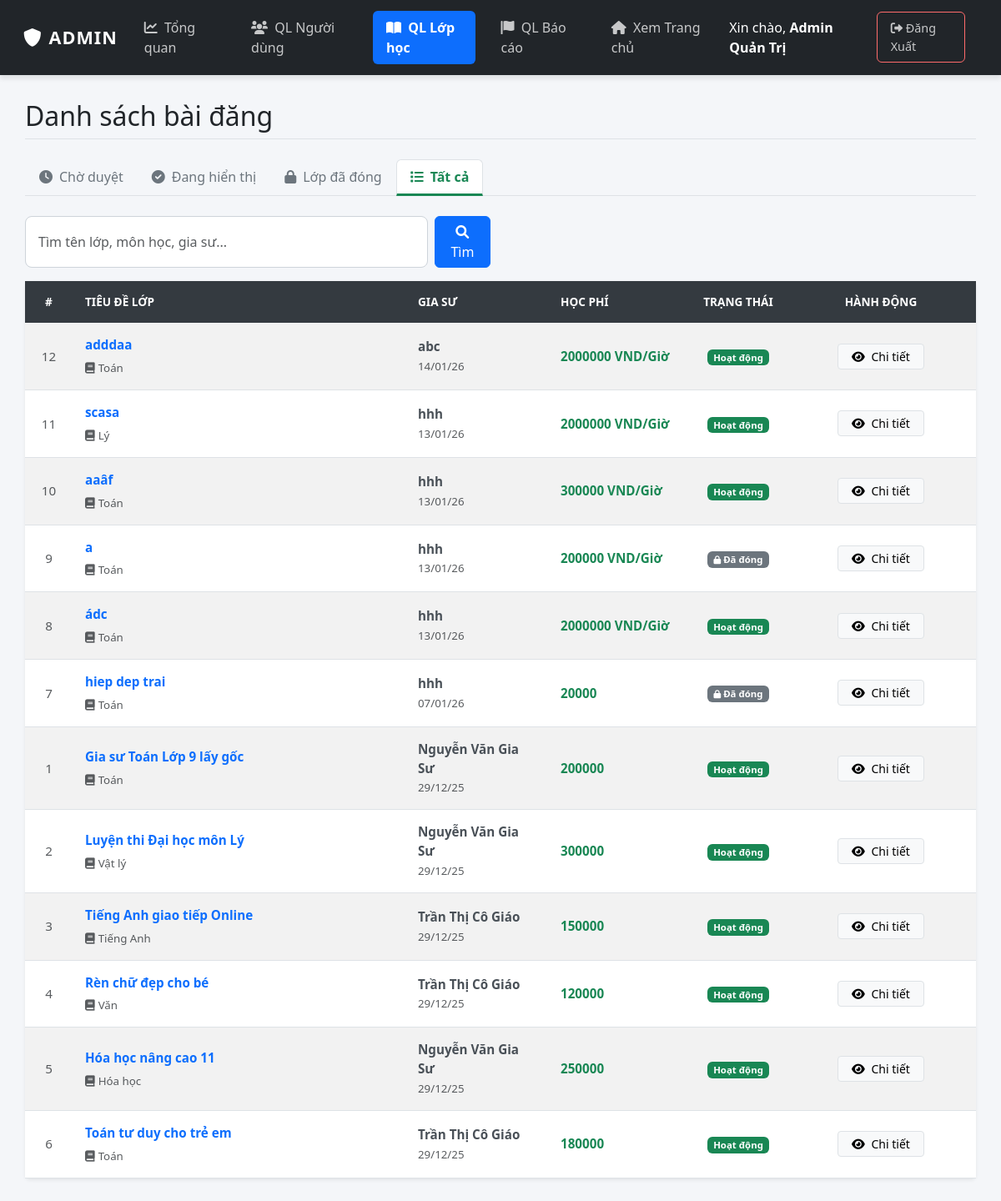
The app's page /N14Lurny/admin/classes.php (signed in), older data.
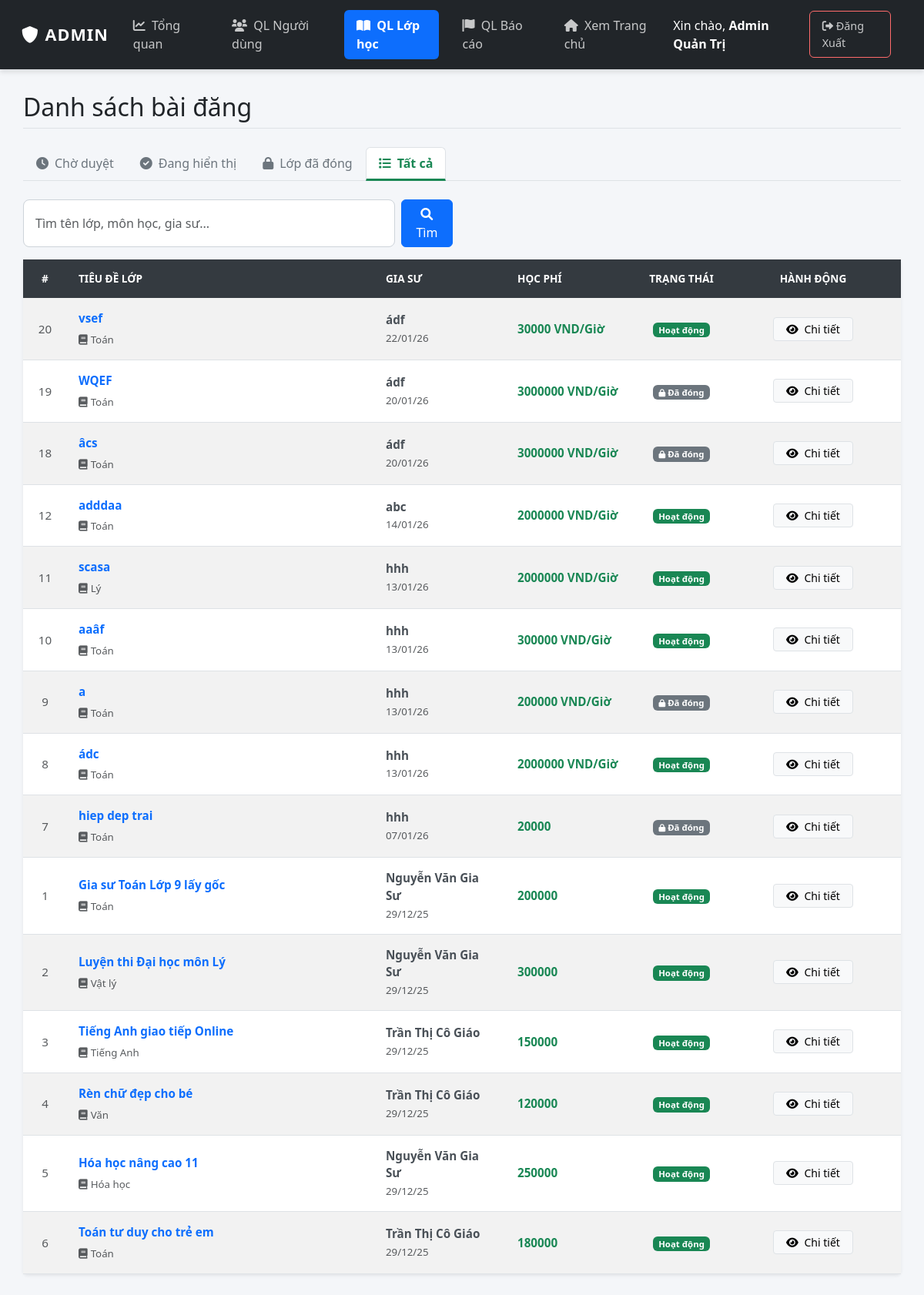
The same page, newer data.
### tables this page shows
CREATE TABLE `classes` (
  `id` int(11) NOT NULL,
  `tutor_id` int(11) NOT NULL,
  `title` varchar(255) NOT NULL,
  `subject` varchar(100) NOT NULL,
  `grade` varchar(50) NOT NULL,
  `price` varchar(255) DEFAULT NULL,
  `description` text DEFAULT NULL,
  `method` varchar(50) NOT NULL DEFAULT 'Offline' COMMENT 'Online hoặc Offline',
  `location` varchar(100) NOT NULL DEFAULT 'TP. Hồ Chí Minh' COMMENT 'Quận/Huyện tại TP.HCM',
  `status` enum('pending','active','hidden','closed','rejected') DEFAULT 'pending',
  `max_students` int(11) NOT NULL DEFAULT 1,
  `start_date` date DEFAULT NULL,
  `end_date` date DEFAULT NULL,
  `created_at` timestamp NOT NULL DEFAULT current_timestamp()
);

CREATE TABLE `users` (
  `id` int(11) NOT NULL,
  `full_name` varchar(100) NOT NULL,
  `email` varchar(100) NOT NULL,
  `password` varchar(255) NOT NULL,
  `role` enum('admin','tutor','student') NOT NULL DEFAULT 'student',
  `avatar` varchar(255) DEFAULT NULL,
  `dob` date DEFAULT NULL,
  `gender` enum('Nam','Nữ','Khác') DEFAULT 'Nam',
  `phone` varchar(20) DEFAULT NULL,
  `bio` text DEFAULT NULL COMMENT 'Giới thiệu bản thân',
  `major` varchar(100) DEFAULT NULL COMMENT 'Chuyên ngành',
  `degree` varchar(100) DEFAULT NULL COMMENT 'Bằng cấp/Trình độ',
  `experience` varchar(100) DEFAULT NULL COMMENT 'Kinh nghiệm',
  `address` varchar(255) DEFAULT NULL COMMENT 'Địa chỉ/Khu vực',
  `school` varchar(255) DEFAULT NULL,
  `grade` varchar(50) DEFAULT NULL,
  `created_at` timestamp NOT NULL DEFAULT current_timestamp(),
  `warnings_count` int(11) DEFAULT 0 COMMENT 'Số lần bị cảnh cáo',
  `is_banned` tinyint(1) DEFAULT 0 COMMENT '1: Bị cấm dạy, 0: Bình thường'
);

### N14Lurny/admin/classes.php (the view, shortened to what the changed rows need)
<?php
require __DIR__ . '/../config/db.php';
$where_clause = "";
$sql = "SELECT classes.*, users.full_name
        FROM classes
        LEFT JOIN users ON classes.tutor_id = users.id
        $where_clause
        ORDER BY classes.created_at DESC";
$result = $conn->query($sql);
?>
<!DOCTYPE html>
<html lang="vi">
<head>
    <link href="https://cdn.jsdelivr.net/npm/bootstrap@5.3.0/dist/css/bootstrap.min.css" rel="stylesheet">
    <link rel="stylesheet" href="https://cdnjs.cloudflare.com/ajax/libs/font-awesome/6.0.0/css/all.min.css">
    <link rel="stylesheet" href="../assets/css/admin.css">
</head>
<body>
<div class="admin-wrapper">
    <main class="admin-content">
        <h2 class="mb-4 text-dark border-bottom pb-2">Danh sách bài đăng</h2>
        <div class="card shadow-sm border-0">
            <div class="card-body p-0">
                <table class="table table-striped table-hover mb-0 align-middle">
                    <thead class="table-dark">
                        <tr>
                            <th class="text-center" width="5%">#</th>
                            <th width="35%">Tiêu đề lớp</th>
                            <th width="15%">Gia sư</th>
                            <th width="15%">Học phí</th>
                            <th class="text-center" width="10%">Trạng thái</th>
                            <th class="text-center" width="20%">Hành động</th>
                        </tr>
                    </thead>
                    <tbody>
                        <?php if($result && $result->num_rows > 0): ?>
                            <?php while($row = $result->fetch_assoc()): ?>
                            <tr>
                                <td class="text-center text-muted"><?php echo $row['id']; ?></td>
                                <td>
                                    <div class="fw-bold text-primary mb-1 text-truncate" style="max-width: 250px;">
                                        <a href="view_class.php?id=<?php echo $row['id']; ?>" class="text-decoration-none">
                                            <?php echo htmlspecialchars($row['title']); ?>
                                        </a>
                                    </div>
                                    <small class="text-muted">
                                        <i class="fas fa-book me-1"></i><?php echo $row['subject']; ?>
                                    </small>
                                </td>
                                <td>
                                    <div class="fw-bold"><?php echo htmlspecialchars($row['full_name']); ?></div>
                                    <small class="text-muted"><?php echo date('d/m/y', strtotime($row['created_at'])); ?></small>
                                </td>
                                <td class="text-success fw-bold">
                                    <?php echo htmlspecialchars($row['price']); ?>
                                </td>
                                <td class="text-center">
                                    <?php
                                        $st = $row['status'];
                                        if ($st == 'pending') echo '<span class="badge badge-pending">Chờ duyệt</span>';
                                        elseif ($st == 'active') echo '<span class="badge badge-active">Hoạt động</span>';
                                        elseif ($st == 'rejected') echo '<span class="badge badge-rejected">Từ chối</span>';
                                        else echo '<span class="badge badge-closed"><i class="fas fa-lock small"></i> Đã đóng</span>';
                                    ?>
                                </td>
                                <td class="text-center">
                                    <?php if($row['status'] == 'pending'): ?>
                                        <a href="view_class.php?id=<?php echo $row['id']; ?>" class="btn btn-primary btn-sm px-3 shadow-sm">
                                            <i class="fas fa-edit me-1"></i> Xem & Duyệt
                                        </a>
                                    <?php else: ?>
                                        <a href="view_class.php?id=<?php echo $row['id']; ?>" class="btn btn-light btn-sm border px-3">
                                            <i class="fas fa-eye me-1"></i> Chi tiết
                                        </a>
                                    <?php endif; ?>
                                </td>
                            </tr>
                            <?php endwhile; ?>
                        <?php endif; ?>
                    </tbody>
                </table>
            </div>
        </div>
    </main>
</div>
</body>
</html>

Row changes from the older to the newer data that the page shows:
added classes: id "20", title "vsef", subject "Toán", tutor.full_name "ádf", created_at "22/01/26", price "30000 VND/Giờ", status "Hoạt động"
added classes: id "19", title "WQEF", subject "Toán", tutor.full_name "ádf", created_at "20/01/26", price "3000000 VND/Giờ", status "hidden" (drawn)
added classes: id "18", title "âcs", subject "Toán", tutor.full_name "ádf", created_at "20/01/26", price "3000000 VND/Giờ", status "closed" (drawn)
